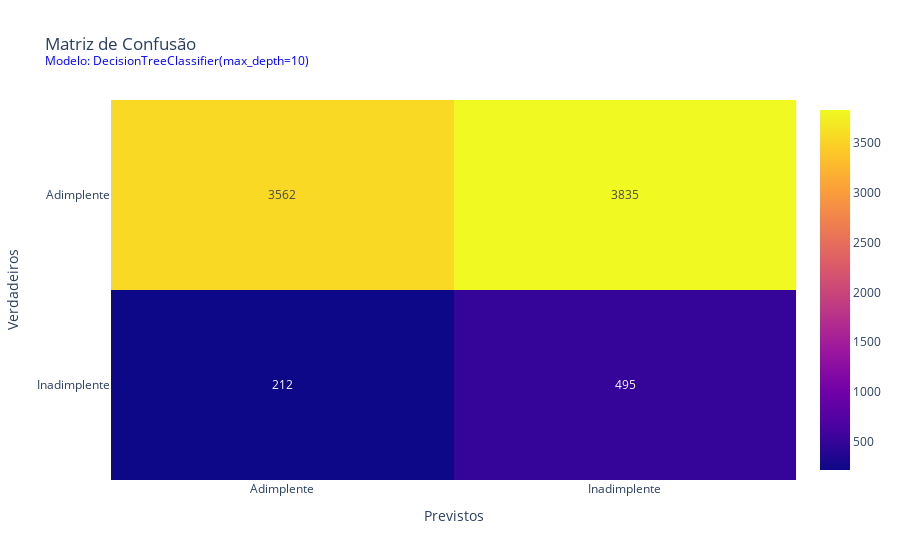

Write notebook code for a chart like this one.
### Markdown cell above
## Testando o modelo

### Code cell
undersampling = NearMiss(version=3)
x_balanced, y_balanced = undersampling.fit_resample(x, y)

model = DecisionTreeClassifier(max_depth=10)
model.fit(x_balanced, y_balanced)
y_predicted = model.predict(x_teste)
print(classification_report(y_teste, y_predicted))
plotly_confusion_matrix(confusion_matrix(y_teste, y_predicted), model)

### Figure 1 — Plotly figure (JSON) as saved in the notebook; plotly's stock layout.template omitted (floating-point values rounded to 4 significant figures)
{"data": [{"text": [[212, 495], [3562, 3835]], "texttemplate": "%{text}", "type": "heatmap", "x": ["Adimplente", "Inadimplente"], "y": ["Inadimplente", "Adimplente"], "z": [[212, 495], [3562, 3835]]}], "layout": {"title": {"text": "Matriz de Confusão<br><sup style='color: blue;'>Modelo: DecisionTreeClassifier(max_depth=10)</sup>"}, "xaxis": {"title": {"text": "Previstos"}}, "yaxis": {"title": {"text": "Verdadeiros"}}}}
